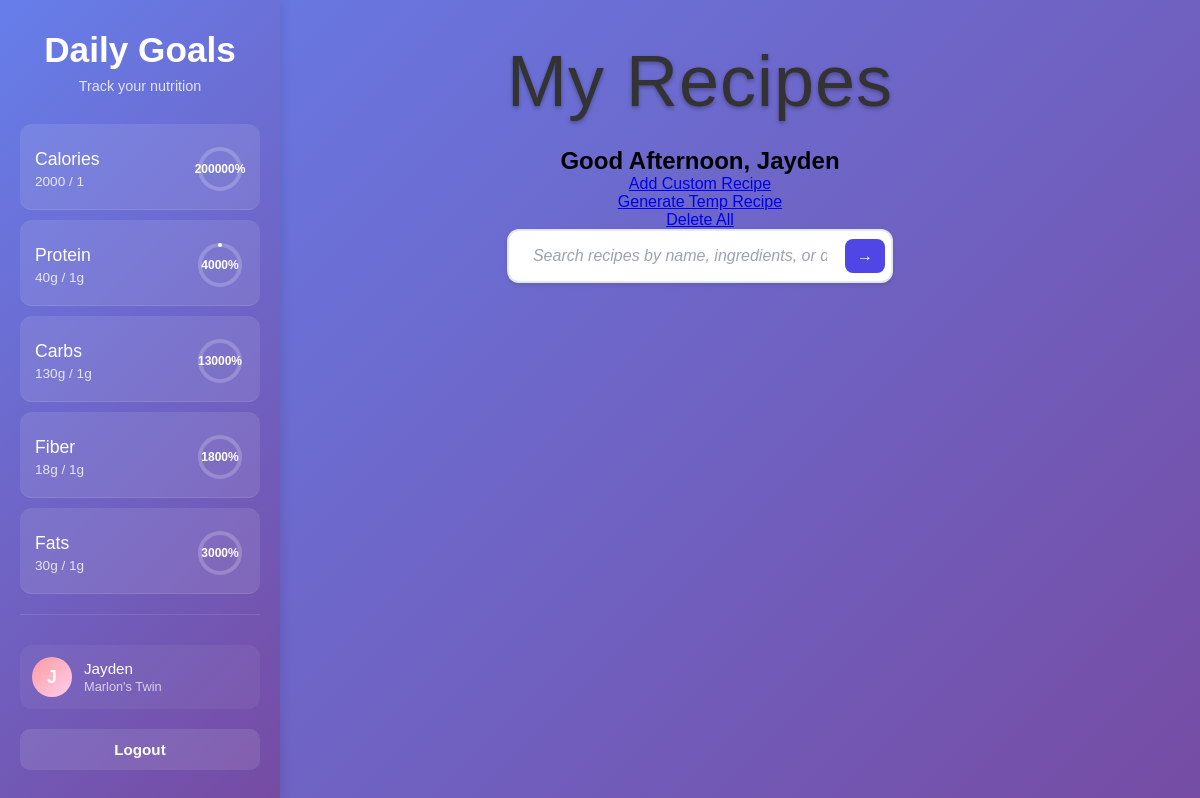
The page /dashboard (signed in) on the database as committed earlier.
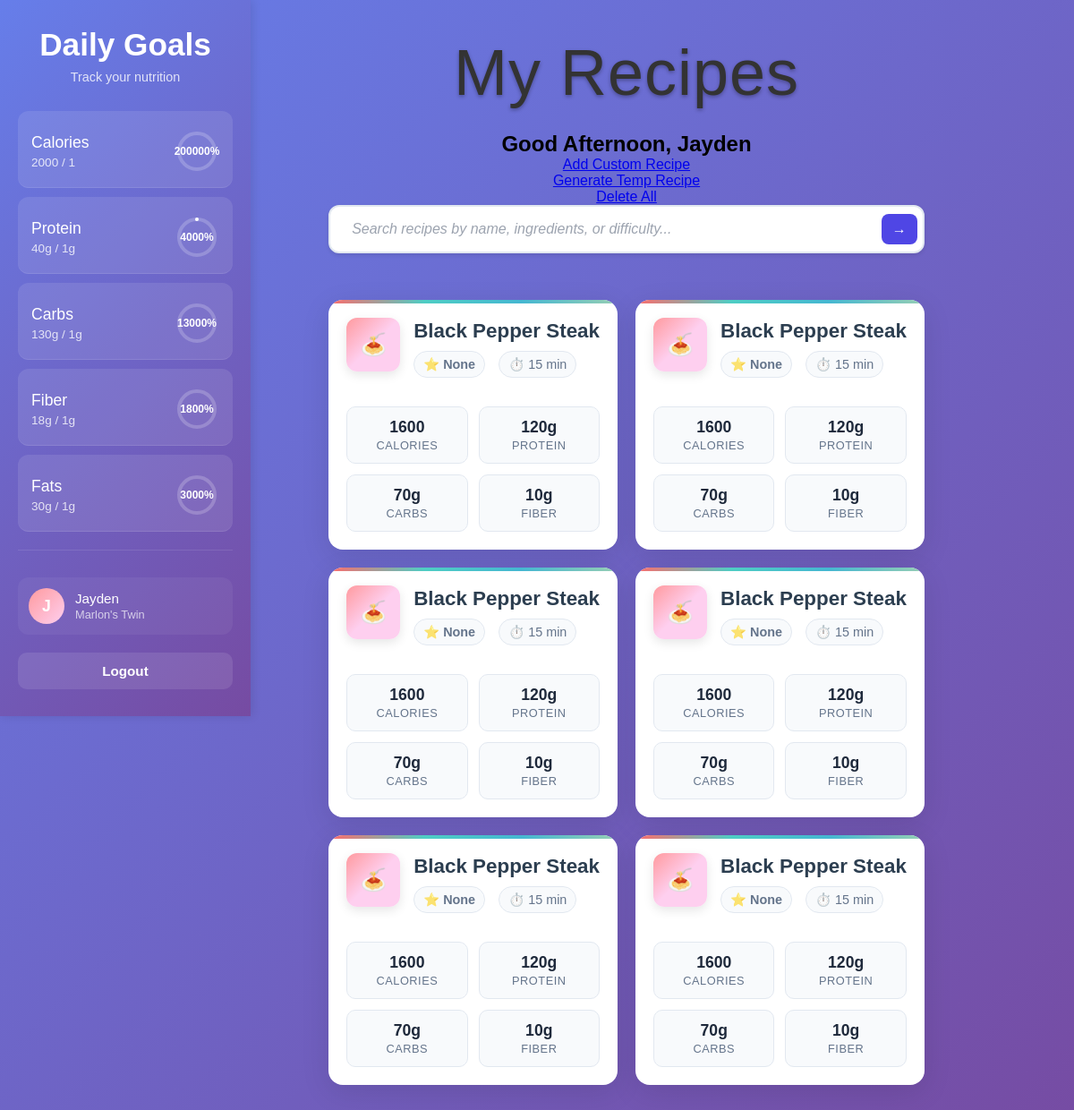
The same page on the database as committed later.
### models.py (models this page shows, shortened)
class User(db.Model, UserMixin):
    __tablename__ = "users"
    uid = db.Column(db.Integer, primary_key = True)
    username = db.Column(db.String, nullable = False)
    password = db.Column(db.String, nullable = False)
    email = db.Column(db.String, nullable = False)
    current_protein = db.Column(db.Integer)
    current_carbohydrates = db.Column(db.Integer)
    current_fat = db.Column(db.Integer)
    current_fiber = db.Column(db.Integer)
    current_calories = db.Column(db.Integer)
    recipes = db.relationship('Recipes', backref='user', lazy=True, cascade='all, delete-orphan')
    nutritional_goals = db.relationship('Goals', backref='user', lazy=True, cascade='all, delete-orphan')
    def get_id(self):
        return str(self.uid)

class Recipes(db.Model):
    __tablename__ = 'recipes'
    id = db.Column(db.Integer, primary_key = True, nullable = False)
    title = db.Column(db.Text)
    ingredients = db.Column(db.Text, nullable = False)
    instructions = db.Column(db.Text, nullable = False)
    cooking_time = db.Column(db.Integer)
    prep_time = db.Column(db.Integer)
    servings = db.Column(db.Integer)
    difficulty = db.Column(db.Text)
    protein_amount = db.Column(db.Integer)
    carb_amount = db.Column(db.Integer)
    fiber_amount = db.Column(db.Integer)
    fat_amount = db.Column(db.Integer)
    calorie_amount = db.Column(db.Integer)
    user_id = db.Column(db.Integer, db.ForeignKey('users.uid'), nullable = False)

### blueprints/main.py (the view)
@main_bp.route('/dashboard')
def dashboard():
    recipes = Recipes.query.all()
    goals = Goals.query.filter_by(user_id=current_user.get_id()).first()
    if goals:
        daily_protein = goals.daily_protein
        daily_carbohydrates = goals.daily_carbohydrates
        daily_fat = goals.daily_fat
        daily_fiber = goals.daily_fiber
        daily_calories = goals.daily_calories
        current_protein = 40
        current_carbohydrates = 130
        current_fat = 30
        current_fiber = 18
        current_calories = 2000
    else:
        print("Error fetching goals. Please create another account.")
        return redirect(url_for('auth.login'))
    return render_template('/main/dashboard.html',
        recipes=recipes,
        username = current_user.username,
        daily_protein = daily_protein,
        daily_carbohydrates = daily_carbohydrates,
        daily_fat = daily_fat,
        daily_fiber = daily_fiber,
        daily_calories = daily_calories,
        current_protein = current_protein,
        current_carbohydrates = current_carbohydrates,
        current_fat = current_fat,
        current_fiber = current_fiber,
        current_calories = current_calories
        )

### app.py (called while the page is built)
@login_manager.user_loader
def load_user(user_id):
    from models import User
    try:
        user = User.query.get(user_id)
        if user:
            logging.info(f"User {user_id} loaded successfully")
        return user
    except Exception as e:
        logging.error(f"Error loading user {user_id}: {e}")
        return None

def create_app():
    app = Flask(__name__, template_folder = 'templates', static_folder= 'static', static_url_path= '/static')
    app.config['SQLALCHEMY_DATABASE_URI'] = 'sqlite:///./blueprints.db'
    app.secret_key = 'Some Key'
    @app.after_request
    def after_request(response):
        response.headers["Cache-Control"] = "no-cache, no-store, must-revalidate"
        response.headers["Pragma"] = "no-cache"
        response.headers["Expires"] = "0"
        return response
    db.init_app(app)
    login_manager.init_app(app)
    migrate.init_app(app, db)
    from blueprints.auth import auth_bp
    from blueprints.main import main_bp
    from blueprints.register import register_bp
    from blueprints.recipegen import gen_bp
    app.register_blueprint(auth_bp)
    app.register_blueprint(main_bp)
    app.register_blueprint(register_bp)
    app.register_blueprint(gen_bp)
    return app

### templates/main/dashboard.html (shortened to what this page needs)
<!DOCTYPE html>
<html>
<head>
    <link rel="stylesheet" href="{{ url_for('static', filename='/css/fonts.css') }}">
    <link rel="stylesheet" href="{{ url_for('static', filename='/css/base.css') }}">
    <link rel="stylesheet" href="{{ url_for('static', filename='/css/recipes.css') }}">
    <link rel="stylesheet" href="{{ url_for('static', filename='/css/sidebar.css') }}">
    <link rel="stylesheet" href="{{ url_for('static', filename='/css/searchbox.css') }}">
</head>
<body>
    <div class="page-layout">
    <div class="sidebar" id="sidebar">
        <div class="sidebar-header">
            <h2 class="sidebar-title">Daily Goals</h2>
            <p class="sidebar-subtitle">Track your nutrition</p>
        </div>
        <ul class="nutrition-list">
            <li class="nutrition-track">
                <div class="nutrition-info">
                    <span class="nutrition-name">Calories</span>
                    <span class="nutrition-values">{{current_calories}} / {{daily_calories}}</span>
                </div>
                <div class="progress-circle">
                    <svg>
                        <circle class="progress-bg" cx="25" cy="25" r="20"></circle>
<circle class="progress-fill" cx="25" cy="25" r="20" style="stroke-dashoffset: {{ 125.66 * (1 - (current_calories / daily_calories)|default(0)) }};"></circle>                    </svg>
                    <span class="progress-text">{{current_calories * 100 // daily_calories}}%</span>
                </div>
            </li>
            <li class="nutrition-track">
                <div class="nutrition-info">
                    <span class="nutrition-name">Protein</span>
                    <span class="nutrition-values">{{current_protein}}g / {{daily_protein}}g</span>
                </div>
                <div class="progress-circle">
                    <svg>
                        <circle class="progress-bg" cx="25" cy="25" r="20"></circle>
                        <circle class="progress-fill" cx="25" cy="25" r="20" style="stroke-dashoffset: {{ 125.66 * (1 - (current_protein / daily_protein)|default(0)) }};"></circle>
                    </svg>
                    <span class="progress-text">{{current_protein * 100 // daily_protein}}%</span>
                </div>
            </li>
            <li class="nutrition-track">
                <div class="nutrition-info">
                    <span class="nutrition-name">Carbs</span>
                    <span class="nutrition-values">{{current_carbohydrates}}g / {{daily_carbohydrates}}g</span>
                </div>
                <div class="progress-circle">
                    <svg>
                        <circle class="progress-bg" cx="25" cy="25" r="20"></circle>
                        <circle class="progress-fill" cx="25" cy="25" r="20" style="stroke-dashoffset: {{ 125.66 * (1 - (current_carbohydrates / daily_carbohydrates)|default(0)) }};"></circle>
                    </svg>
                    <span class="progress-text">{{current_carbohydrates * 100 // daily_carbohydrates}}%</span>
                </div>
            </li>
            <li class="nutrition-track">
                <div class="nutrition-info">
                    <span class="nutrition-name">Fiber</span>
                    <span class="nutrition-values">{{current_fiber}}g / {{daily_fiber}}g</span>
                </div>
                <div class="progress-circle">
                    <svg>
                        <circle class="progress-bg" cx="25" cy="25" r="20"></circle>
                        <circle class="progress-fill" cx="25" cy="25" r="20" style="stroke-dashoffset: {{ 125.66 * (1 - (current_fiber / daily_fiber)|default(0)) }};"></circle>
                    </svg>
                    <span class="progress-text">{{current_fiber * 100 // daily_fiber}}%</span>
                </div>
            </li>
            <li class="nutrition-track">
                <div class="nutrition-info">
                    <span class="nutrition-name">Fats</span>
                    <span class="nutrition-values">{{current_fat}}g / {{daily_fat}}g</span>
                </div>
                <div class="progress-circle">
                    <svg>
                        <circle class="progress-bg" cx="25" cy="25" r="20"></circle>
                        <circle class="progress-fill" cx="25" cy="25" r="20" style="stroke-dashoffset: {{ 125.66 * (1 - (current_fat / daily_fat)|default(0)) }};"></circle>
                    </svg>
                    <span class="progress-text">{{current_fat * 100 // daily_fat}}%</span>
                </div>
            </li>
        </ul>
        <div class="sidebar-footer">
            <div class="user-profile">
                <div class="avatar">
                    <span class="avatar-text">{{ username[0].upper() if username else 'U' }}</span>
                </div>
                <div class="user-info">
                    <span class="username">{{ username }}</span>
                    <span class="user-status">Marlon's Twin</span>
                </div>
            </div>
            <a href="{{ url_for('auth.log_out') }}" class="logout-btn">
                <span>Logout</span>
            </a>
        </div>
    </div>
    <div class="dashboard-container">
        <h1 class = "title">My Recipes</h1>
        <h2>Good Afternoon, {{ username }}</h2/>
        <a href = "{{url_for('recipegen.index')}}">Add Custom Recipe</a>
        <a href = "{{url_for('recipegen.create_temp')}}">Generate Temp Recipe</a>
        <a href = "{{url_for('main.delete_all')}}">Delete All</a>
        <div class="recipe-search-container">
            <form action="{{ url_for('recipegen.generate') }}" method="POST" class="search-form">
                <div class="search-input-wrapper">
                    <input
                        type="text"
                        name="query"
                        class="recipe-search-box"
                        placeholder="Search recipes by name, ingredients, or difficulty..."
                        id="recipeSearch"
                        value="{{ request.args.get('query', '') }}"
                    >
                    <button type="submit" class="search-submit-btn">
                        →
                    </button>
                </div>
            </form>
        </div>
        <div class="recipes-grid">
            {% for recipe in recipes%}
            <button class="recipe-card" onclick="openRecipe(1)">
                <div class="card-header">
                    <div class="recipe-image">🍝</div>
                    <div class="recipe-main-info">
                        <h3 class="recipe-title">{{recipe.title}}</h3>
                        <div class="recipe-meta">
                            <div class="meta-item">
                                <span class="meta-icon">⭐</span>
                                <span class="difficulty {{recipe.difficulty}}">{{recipe.difficulty}}</span>
                            </div>
                            <div class="meta-item">
                                <span class="meta-icon">⏱️</span>
                                <span>{{recipe.cooking_time}} min</span>
                            </div>
                        </div>
                    </div>
                </div>
                <div class="nutrition-grid">
                    <div class="nutrition-item">
                        <div class="nutrition-value">{{recipe.calorie_amount}}</div>
                        <div class="nutrition-label">Calories</div>
                    </div>
                    <div class="nutrition-item">
                        <div class="nutrition-value">{{recipe.protein_amount}}g</div>
                        <div class="nutrition-label">Protein</div>
                    </div>
                    <div class="nutrition-item">
                        <div class="nutrition-value">{{recipe.carb_amount}}g</div>
                        <div class="nutrition-label">Carbs</div>
                    </div>
                    <div class="nutrition-item">
                        <div class="nutrition-value">{{recipe.fiber_amount}}g</div>
                        <div class="nutrition-label">Fiber</div>
                    </div>
                </div>
            </button>
            {% endfor %}
        </div>
    </div>
</body>
</html>

### static/css/base.css (style rules this page uses)
* { margin: 0; padding: 0; box-sizing: border-box; }
body { font-family: -apple-system, BlinkMacSystemFont, 'Segoe UI', Roboto, Oxygen, Ubuntu, Cantarell, sans-serif; background: linear-gradient(135deg, #667eea 0%, #764ba2 100%); min-height: 100vh; display: flex; align-items: center; justify-content: center; padding: 20px; }
.title { font-size: 4.5rem; font-family: 'ThrowUp', cursive, sans-serif; font-weight: 300; text-align: center; margin-bottom: 25px; margin-top: -20px; color: #333; letter-spacing: 1px; }

### static/css/recipes.css (style rules this page uses)
* { margin: 0; padding: 0; box-sizing: border-box; }
body { font-family: Arial, Tahoma, Geneva, Verdana, sans-serif; background: linear-gradient(135deg, #667eea 0%, #764ba2 100%); min-height: 100vh; padding: 20px; }
.dashboard-container { display: flex; flex-direction: column; max-width: 1200px; margin: 0 auto; align-items: center; margin-left: 200px; padding: 40px 20px; min-height: 100vh; justify-content: flex-start; }
h1 { text-align: center; color: white; margin-bottom: 30px; font-size: 2.5rem; text-shadow: 0 2px 4px rgba(0,0,0,0.3); }
.recipes-grid { display: grid; grid-template-columns: 1fr 1fr; gap: 20px; padding: 20px 0; }
.recipe-card { background: white; border-radius: 16px; padding: 20px; box-shadow: 0 8px 32px rgba(0,0,0,0.1); cursor: pointer; transition: all 0.3s cubic-bezier(0.4, 0, 0.2, 1); border: none; text-align: left; position: relative; overflow: hidden; }
.recipe-card::before { content: ''; position: absolute; top: 0; left: 0; right: 0; height: 4px; background: linear-gradient(90deg, #ff6b6b, #4ecdc4, #45b7d1, #96ceb4); border-radius: 16px 16px 0 0; }
.card-header { display: flex; align-items: flex-start; margin-bottom: 16px; gap: 15px; }
.recipe-image { width: 60px; height: 60px; background: linear-gradient(135deg, #ff9a9e 0%, #fecfef 50%, #fecfef 100%); border-radius: 12px; display: flex; align-items: center; justify-content: center; font-size: 24px; flex-shrink: 0; box-shadow: 0 4px 12px rgba(0,0,0,0.1); }
.recipe-main-info { flex: 1; min-width: 0; }
.recipe-title { font-size: 1.4rem; font-weight: 700; color: #2c3e50; margin-bottom: 8px; line-height: 1.3; }
.recipe-meta { display: flex; gap: 15px; margin-bottom: 16px; flex-wrap: wrap; }
.meta-item { display: flex; align-items: center; gap: 6px; font-size: 0.9rem; color: #64748b; background: #f8fafc; padding: 6px 10px; border-radius: 20px; border: 1px solid #e2e8f0; }
.meta-icon { width: 16px; height: 16px; opacity: 0.7; }
.difficulty { font-weight: 600; }
.nutrition-grid { display: grid; grid-template-columns: repeat(2, 1fr); gap: 12px; margin-top: 16px; }
.nutrition-item { background: #f8fafc; padding: 12px; border-radius: 10px; text-align: center; border: 1px solid #e2e8f0; }
.nutrition-value { font-size: 1.1rem; font-weight: 700; color: #1e293b; margin-bottom: 2px; }
.nutrition-label { font-size: 0.8rem; color: #64748b; text-transform: uppercase; letter-spacing: 0.5px; font-weight: 500; }

### static/css/searchbox.css (style rules this page uses)
.recipe-search-container { margin-bottom: 2rem; width: 100%; }
.recipe-search-box { width: 100%; padding: 1rem 1.5rem; border: 2px solid #e2e8f0; border-radius: 12px; font-size: 1rem; font-family: inherit; background-color: #ffffff; transition: all 0.3s ease; box-shadow: 0 2px 4px rgba(0, 0, 0, 0.1); }
.recipe-search-box::placeholder { color: #9ca3af; font-style: italic; }
.search-input-wrapper { position: relative; display: flex; align-items: center; }
.search-submit-btn { position: absolute; right: 8px; background: #4f46e5; border: none; border-radius: 8px; padding: 8px 12px; cursor: pointer; transition: all 0.2s ease; color: white; font-size: 1rem; display: flex; align-items: center; justify-content: center; z-index: 10; }
.recipe-search-box { padding-right: 4rem; }

Rows that differ between the two databases and show on the page:
added Recipes: title "Black Pepper Steak", difficulty "None", cooking_time "15", calorie_amount "1600", protein_amount "120", carb_amount "70", fiber_amount "10"
added Recipes: title "Black Pepper Steak", difficulty "None", cooking_time "15", calorie_amount "1600", protein_amount "120", carb_amount "70", fiber_amount "10"
added Recipes: title "Black Pepper Steak", difficulty "None", cooking_time "15", calorie_amount "1600", protein_amount "120", carb_amount "70", fiber_amount "10"
added Recipes: title "Black Pepper Steak", difficulty "None", cooking_time "15", calorie_amount "1600", protein_amount "120", carb_amount "70", fiber_amount "10"
added Recipes: title "Black Pepper Steak", difficulty "None", cooking_time "15", calorie_amount "1600", protein_amount "120", carb_amount "70", fiber_amount "10"
added Recipes: title "Black Pepper Steak", difficulty "None", cooking_time "15", calorie_amount "1600", protein_amount "120", carb_amount "70", fiber_amount "10"
